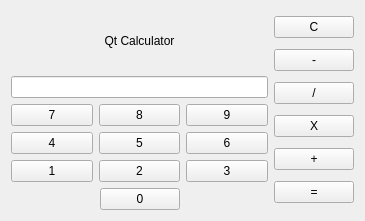
<?xml version="1.0" encoding="UTF-8"?>
<ui version="4.0">
 <class>calculator</class>
 <widget class="QWidget" name="calculator">
  <property name="geometry">
   <rect>
    <x>0</x>
    <y>0</y>
    <width>365</width>
    <height>221</height>
   </rect>
  </property>
  <property name="windowTitle">
   <string>calculator</string>
  </property>
  <layout class="QHBoxLayout" name="horizontalLayout_5">
   <item>
    <layout class="QVBoxLayout" name="verticalLayout">
     <item>
      <widget class="QLabel" name="calculatorNameLabel">
       <property name="font">
        <font>
         <italic>false</italic>
         <bold>false</bold>
         <underline>false</underline>
         <strikeout>false</strikeout>
        </font>
       </property>
       <property name="text">
        <string>Qt Calculator</string>
       </property>
       <property name="alignment">
        <set>Qt::AlignmentFlag::AlignCenter</set>
       </property>
      </widget>
     </item>
     <item>
      <widget class="QLineEdit" name="outputLineEdit">
       <property name="text">
        <string/>
       </property>
       <property name="alignment">
        <set>Qt::AlignmentFlag::AlignCenter</set>
       </property>
      </widget>
     </item>
     <item>
      <layout class="QVBoxLayout" name="verticalLayout_2">
       <item>
        <layout class="QHBoxLayout" name="horizontalLayout">
         <item>
          <widget class="QPushButton" name="button_7">
           <property name="text">
            <string>7</string>
           </property>
           <attribute name="buttonGroup">
            <string notr="true">numbersButtonGroup</string>
           </attribute>
          </widget>
         </item>
         <item>
          <widget class="QPushButton" name="button_8">
           <property name="text">
            <string>8</string>
           </property>
           <attribute name="buttonGroup">
            <string notr="true">numbersButtonGroup</string>
           </attribute>
          </widget>
         </item>
         <item>
          <widget class="QPushButton" name="button_9">
           <property name="text">
            <string>9</string>
           </property>
           <attribute name="buttonGroup">
            <string notr="true">numbersButtonGroup</string>
           </attribute>
          </widget>
         </item>
        </layout>
       </item>
       <item>
        <layout class="QHBoxLayout" name="horizontalLayout_2">
         <item>
          <widget class="QPushButton" name="button_4">
           <property name="text">
            <string>4</string>
           </property>
           <attribute name="buttonGroup">
            <string notr="true">numbersButtonGroup</string>
           </attribute>
          </widget>
         </item>
         <item>
          <widget class="QPushButton" name="button_5">
           <property name="text">
            <string>5</string>
           </property>
           <attribute name="buttonGroup">
            <string notr="true">numbersButtonGroup</string>
           </attribute>
          </widget>
         </item>
         <item>
          <widget class="QPushButton" name="button_6">
           <property name="text">
            <string>6</string>
           </property>
           <attribute name="buttonGroup">
            <string notr="true">numbersButtonGroup</string>
           </attribute>
          </widget>
         </item>
        </layout>
       </item>
       <item>
        <layout class="QHBoxLayout" name="horizontalLayout_3">
         <item>
          <widget class="QPushButton" name="button_1">
           <property name="text">
            <string>1</string>
           </property>
           <attribute name="buttonGroup">
            <string notr="true">numbersButtonGroup</string>
           </attribute>
          </widget>
         </item>
         <item>
          <widget class="QPushButton" name="button_2">
           <property name="text">
            <string>2</string>
           </property>
           <attribute name="buttonGroup">
            <string notr="true">numbersButtonGroup</string>
           </attribute>
          </widget>
         </item>
         <item>
          <widget class="QPushButton" name="button_3">
           <property name="text">
            <string>3</string>
           </property>
           <attribute name="buttonGroup">
            <string notr="true">numbersButtonGroup</string>
           </attribute>
          </widget>
         </item>
        </layout>
       </item>
       <item>
        <layout class="QHBoxLayout" name="horizontalLayout_4">
         <item>
          <spacer name="horizontalSpacer">
           <property name="orientation">
            <enum>Qt::Orientation::Horizontal</enum>
           </property>
           <property name="sizeHint" stdset="0">
            <size>
             <width>40</width>
             <height>20</height>
            </size>
           </property>
          </spacer>
         </item>
         <item>
          <widget class="QPushButton" name="button_0">
           <property name="text">
            <string>0</string>
           </property>
           <attribute name="buttonGroup">
            <string notr="true">numbersButtonGroup</string>
           </attribute>
          </widget>
         </item>
         <item>
          <spacer name="horizontalSpacer_2">
           <property name="orientation">
            <enum>Qt::Orientation::Horizontal</enum>
           </property>
           <property name="sizeHint" stdset="0">
            <size>
             <width>40</width>
             <height>20</height>
            </size>
           </property>
          </spacer>
         </item>
        </layout>
       </item>
      </layout>
     </item>
    </layout>
   </item>
   <item>
    <layout class="QVBoxLayout" name="verticalLayout_3">
     <item>
      <widget class="QPushButton" name="clearButton">
       <property name="text">
        <string>C</string>
       </property>
       <attribute name="buttonGroup">
        <string notr="true">functionsButtonGroup</string>
       </attribute>
      </widget>
     </item>
     <item>
      <widget class="QPushButton" name="differenceButton">
       <property name="text">
        <string>-</string>
       </property>
       <attribute name="buttonGroup">
        <string notr="true">functionsButtonGroup</string>
       </attribute>
      </widget>
     </item>
     <item>
      <widget class="QPushButton" name="divisionButton">
       <property name="text">
        <string>/</string>
       </property>
       <attribute name="buttonGroup">
        <string notr="true">functionsButtonGroup</string>
       </attribute>
      </widget>
     </item>
     <item>
      <widget class="QPushButton" name="multiplicationButton">
       <property name="text">
        <string>X</string>
       </property>
       <attribute name="buttonGroup">
        <string notr="true">functionsButtonGroup</string>
       </attribute>
      </widget>
     </item>
     <item>
      <widget class="QPushButton" name="additionButton">
       <property name="text">
        <string>+</string>
       </property>
       <attribute name="buttonGroup">
        <string notr="true">functionsButtonGroup</string>
       </attribute>
      </widget>
     </item>
     <item>
      <widget class="QPushButton" name="equalsButton">
       <property name="text">
        <string>=</string>
       </property>
       <attribute name="buttonGroup">
        <string notr="true">functionsButtonGroup</string>
       </attribute>
      </widget>
     </item>
    </layout>
   </item>
  </layout>
 </widget>
 <resources/>
 <connections/>
 <buttongroups>
  <buttongroup name="functionsButtonGroup"/>
  <buttongroup name="numbersButtonGroup"/>
 </buttongroups>
</ui>
